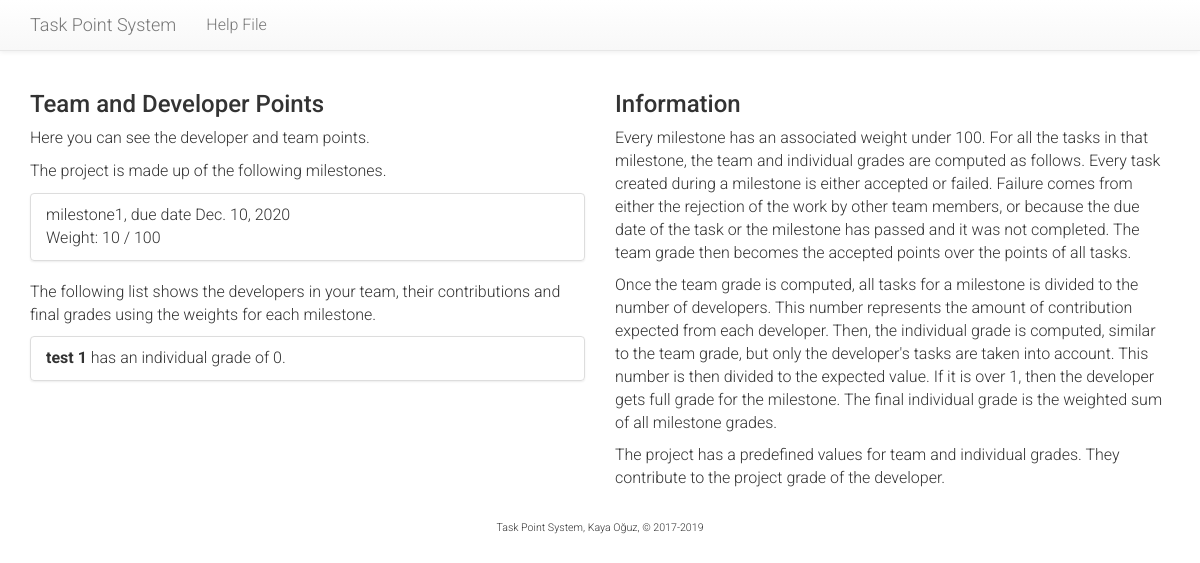
/tasks/team/points/ (signed in), run on an earlier commit of the app's database.
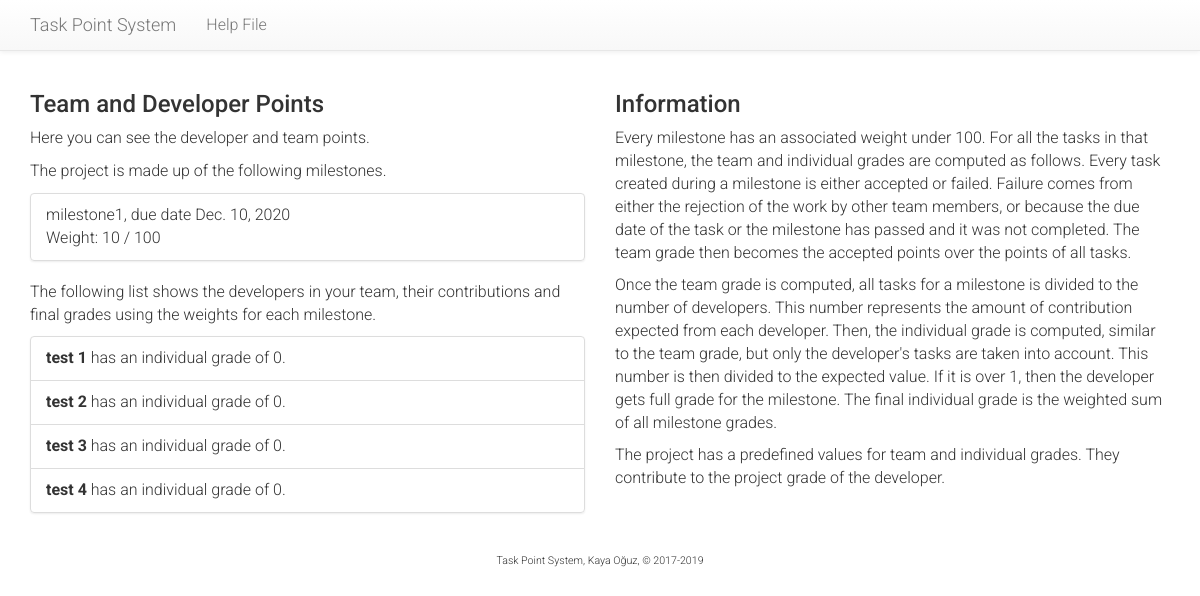
And on a later commit of the database.
### tasks/models.py (models this page shows, shortened)
class Milestone(models.Model):
    course = models.ForeignKey(Course, on_delete=models.CASCADE)
    name = models.CharField("Milestone", max_length=128)
    description = models.TextField("Milestone details")
    weight = models.PositiveSmallIntegerField(
        "Weight",
        default=10,
        validators=[MaxValueValidator(100), MinValueValidator(1)]
    )
    due = models.DateField("Due Date")
    def __str__(self):
        return self.name

class Developer(models.Model):
    id = models.CharField("ID", max_length=12, primary_key=True)
    user = models.OneToOneField(User, on_delete=models.CASCADE)
    team = models.ForeignKey(Team, on_delete=models.SET_NULL, blank=True, null=True)
    def __str__(self):
        return self.get_name()
    def get_name(self):
        return self.user.first_name + " " + self.user.last_name
    def get_all_accepted_points(self, m):
        p = 0
        for task in self.assignee.all().filter(milestone=m):
            if task.status == 5:
                p = p + task.get_points()
        return p
    def get_developer_grade(self, m):
        g = 0
        if self.team.get_developer_average(m) > 0:
            g = round((self.get_all_accepted_points(m) / self.team.get_developer_average(m)) * 100)
            if g > 100:
                g = 100
        return g
    def get_project_grade(self):
        team_grade = 0
        ind_grade = 0
        c = self.team.course
        for m in c.milestone_set.all():
            team_grade = team_grade + self.team.get_team_grade(m) * (m.weight / 100)
            ind_grade = ind_grade + self.get_developer_grade(m) * (m.weight / 100)
        return round(team_grade * (c.team_weight / 100) + ind_grade * (c.ind_weight / 100))

class Team(models.Model):
    course = models.ForeignKey(Course, on_delete=models.CASCADE)
    name = models.CharField("Team Name", max_length=128)
    github = models.CharField("Git Page", max_length=256, null=True)
    supervisor = models.ForeignKey(Supervisor, on_delete=models.SET_NULL, blank=True, null=True)
    team_size = models.PositiveSmallIntegerField("Team size", default=4, validators=[MaxValueValidator(99), MinValueValidator(1)])
    def get_all_task_points(self, m):
        p = 0
        for task in self.task_set.all().filter(milestone=m):
            p = p + task.get_points()
        return p
    def get_all_accepted_points(self, m):
        p = 0
        for task in self.task_set.all().filter(milestone=m):
            if task.status == 5:
                p = p + task.get_points()
        return p
    def get_team_grade(self, m):
        g = 0
        if self.get_all_task_points(m) > 0:
            g = round((self.get_all_accepted_points(m) / self.get_all_task_points(m)) * 100)
        return g
    def get_developer_average(self, m):
        return self.get_all_task_points(m) / self.developer_set.count()

class Course(models.Model):
    name = models.CharField("Course Name", max_length=256)
    number_of_students = models.PositiveSmallIntegerField("Number of Students", default=40, validators=[MaxValueValidator(99), MinValueValidator(1)])
    team_weight = models.PositiveSmallIntegerField(
        "Team weight",
        default=40,
        validators=[MaxValueValidator(99), MinValueValidator(1)]
    )
    ind_weight = models.PositiveSmallIntegerField(
        "Individual weight",
        default=60,
        validators=[MaxValueValidator(99), MinValueValidator(1)]
    )

class Task(models.Model):
    PRIORITY = (
        (3, 'Urgent'),
        (2, 'Planned'),
        (1, 'Low'),
    )
    DIFFICULTY = (
        (3, 'Difficult'),
        (2, 'Normal'),
        (1, 'Easy'),
    )
    STATUS = (
        (1, "Review"),
        (2, "Working on it"),
        (3, "Waiting for review"),
        (4, "Waiting for supervisor grade"),
        (5, "Rejected"),
        (6, "Accepted"),
    )
    milestone = models.ForeignKey(Milestone, on_delete=models.CASCADE)
    creator = models.ForeignKey(User, related_name='creator', on_delete=models.SET_NULL, blank=True, null=True)
    assignee = models.ForeignKey(
        Developer,
        on_delete=models.CASCADE,
        related_name='assignee',
        verbose_name="Assigned to"
    )
    team = models.ForeignKey(Team, on_delete=models.CASCADE)
    title = models.CharField("Brief task name", max_length=256)
    description = models.TextField("Description")
    due = models.DateField("Due Date", validators=[past_date_validator])
    date = models.DateTimeField("Created on", auto_now_add=True)
    completed = models.DateTimeField("Completed on", auto_now=True, blank=True, null=True)
    priority = models.PositiveSmallIntegerField("Priority", choices=PRIORITY, default=2)
    difficulty = models.PositiveSmallIntegerField("Difficulty", choices=DIFFICULTY, default=2)
    modifier = models.PositiveSmallIntegerField(
        "Modifier",
        default=3,
        validators=[MaxValueValidator(5), MinValueValidator(1)]
    )
    status = models.PositiveSmallIntegerField("Status", choices=STATUS, default=1)
    valid = models.BooleanField("Is Valid", default=False)
    def get_points(self):
        return (self.difficulty*self.priority)+self.modifier

### tasks/views.py (the view)
@login_required
def team_points(request):
    d = Developer.objects.get(user=request.user)
    t = d.team
    return render(
        request,
        'tasks/team_points.html',
        {
            'page_title': 'Team points',
            'team': t,
            'developers': t.developer_set.all(),
            'milestones': t.course.milestone_set.all()
        })

### tasks/templates/tasks/team_points.html
{% extends "tasks/base.html" %}
{% block leftcontent %}
<h3>Team and Developer Points</h3>
<p>Here you can see the developer and team points.</p>
<p> The project is made up of the following milestones.
<ul class="list-group">
  {% for m in milestones %}
    <li class="list-group-item">
      {{m}}, due date {{m.due}}<br />
      Weight: {{m.weight}} / 100
    </li>
  {% endfor %}
</ul>
</p>
<p>The following list shows the developers in your team, their contributions and
  final grades using the weights for each milestone.
<ul class="list-group">
{% for dev in developers %}
  <li class="list-group-item">
    <b>{{ dev }}</b> has an individual grade of {{ dev.get_project_grade }}.
  </li>
{% endfor %}
</ul>
</p>
{% endblock %}
{% block rightcontent %}
<h3>Information</h3>
<p>Every milestone has an associated weight under 100. For all the tasks in that milestone,
  the team and individual grades are computed as follows. Every task created during a
  milestone is either accepted or failed. Failure comes from either the rejection of
  the work by other team members, or because the due date of the task or the milestone
  has passed and it was not completed. The team grade then becomes the accepted points
  over the points of all tasks.</p>
  <p>Once the team grade is computed, all tasks for a milestone is divided to the
    number of developers. This number represents the amount of contribution expected
    from each developer. Then, the individual grade is computed, similar to the
    team grade, but only the developer's tasks are taken into account. This number
    is then divided to the expected value. If it is over 1, then the developer gets
    full grade for the milestone. The final individual grade is the weighted sum of
    all milestone grades.
  </p>
  <p>The project has a predefined values for team and individual grades. They contribute
    to the project grade of the developer. </p>
{% endblock%}

What changed in the data, as far as the page shows it:
added Developer: user.last_name "test 2", get_project_grade "0"
added Developer: user.last_name "test 3", get_project_grade "0"
added Developer: user.last_name "test 4", get_project_grade "0"
